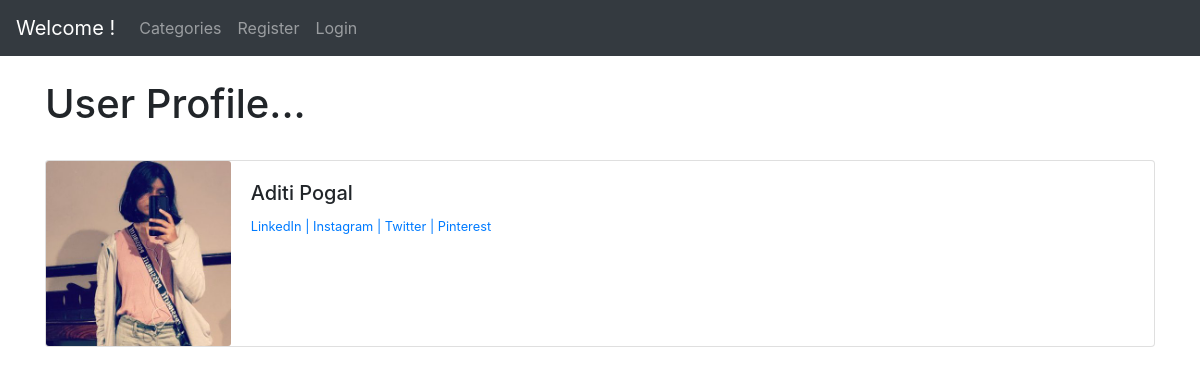
/members/1/profile/, run on the app's committed database.
### theblog/models.py (models this page shows, shortened)
class Profile(models.Model):
    user=models.OneToOneField(User, null=True,on_delete=models.CASCADE)
    bio=models.TextField()
    profile_pic=models.ImageField(null=True,blank=True,upload_to="images/profile/")
    website_url=models.CharField(max_length=255,null=True,blank=True)
    insta_url=models.CharField(max_length=255,null=True,blank=True)
    twitter_url=models.CharField(max_length=255,null=True,blank=True)
    pinterest_url=models.CharField(max_length=255,null=True,blank=True)

### members/views.py (the view)
# urls.py: path('<int:pk>/profile/',ShowProfilePageView.as_view(),name='show_profile_page'),
class ShowProfilePageView(DetailView):
   model=Profile
   template_name='registration/user_profile.html'
   def get_context_data(self,*args,**kwargs):
        users=Profile.objects.all()
        context=super(ShowProfilePageView,self).get_context_data(*args,**kwargs)
        page_user=get_object_or_404(Profile,id=self.kwargs['pk'])
        context["page_user"]=page_user
        return context

### members/templates/registration/user_profile.html (shortened to what this page needs)
{% extends 'base.html' %}
{% load static %}
{% block content %}
<h1>User Profile...</h1>
<br>
<div class="card mb-3">
    <div class="row no-gutters">
      <div class="col-md-2">
{% if page_user.profile_pic %}
 <img src="{{ page_user.profile_pic.url }}" class="card-img">
 {% else %}
 <img src="{% static 'theblog/images/forblog.jpeg' %}" class="card-img">
{% endif %}
      </div>
      <div class="col-md-10">
        <div class="card-body">
          <h5 class="card-title">{{ page_user.user.first_name }}
            {{ page_user.user.last_name }}
        </h5>
        <p class="small text-muted">
            {% if page_user.website_url %}
                <a href="{{ post.author.profile.website_url }}">LinkedIn | </a>
            {% endif %}
            {% if page_user.insta_url %}
                <a href="{{ post.author.profile.insta_url }}"> Instagram | </a>
            {% endif %}
            {% if page_user.twitter_url %}
                <a href="{{ post.author.profile.twitter_url }}">Twitter | </a>
            {% endif %}
            {% if page_user.pinterest_url %}
                <a href="{{ post.author.profile.pinterest_url }}">Pinterest </a>
            {% endif %}
        </p>
        </div>
      </div>
    </div>
  </div>
{% endblock %}

### data on the page
Profile: profile_pic (picture), user.first_name "Aditi", user.last_name "Pogal"
